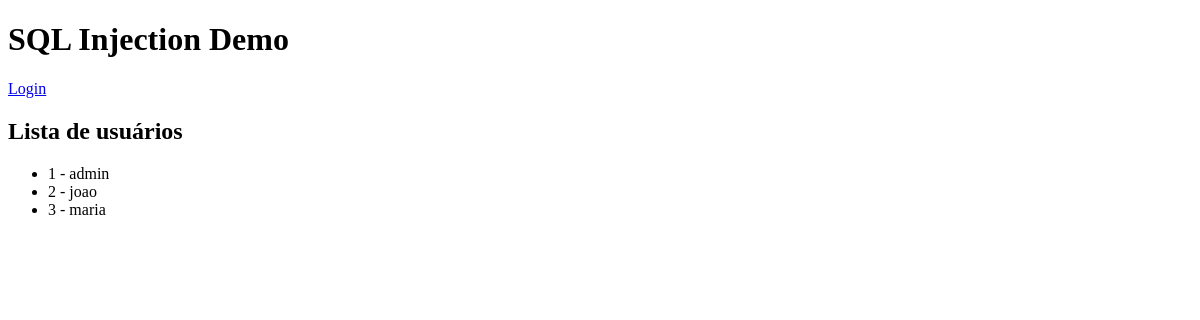
/users, run on an earlier commit of the app's database.
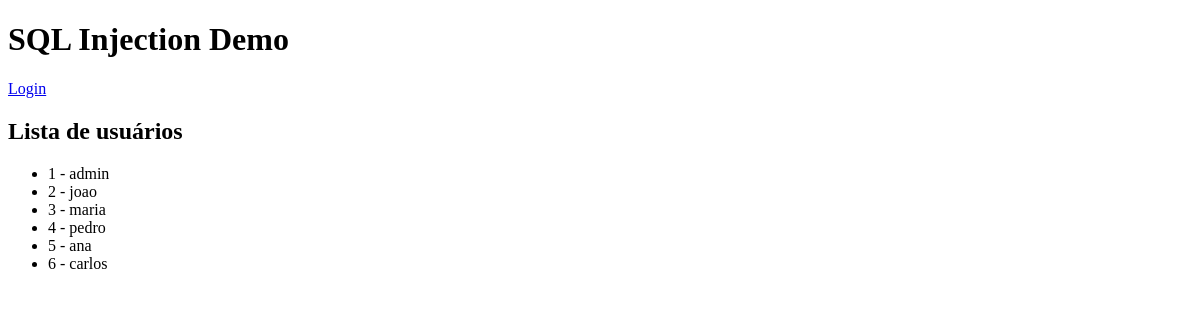
And on a later commit of the database.
### tables this page shows
CREATE TABLE users(
    id INTEGER PRIMARY KEY AUTOINCREMENT,
    username TEXT,
    password TEXT,
    email TEXT,
    cpf TEXT
);

### app.py (the view)
@app.route("/users")
def list_users():
    conn = get_db()
    cursor = conn.cursor()
    cursor.execute("SELECT id, username FROM users")
    users = cursor.fetchall()
    conn.close()
    return render_template("index.html", users=users)

### app.py (called while the page is built)
def get_db():
    return sqlite3.connect("database.db")

### templates/index.html (shortened to what this page needs)
<!DOCTYPE html>
<html>
<head>
</head>
<body>
<h1>SQL Injection Demo</h1>
<a href="/login">Login</a>
<h2>Lista de usuários</h2>
{% if users %}
<ul>
{% for user in users %}
<li>{{user[0]}} - {{user[1]}}</li>
{% endfor %}
</ul>
{% endif %}
</body>
</html>

What changed in the data, as far as the page shows it:
added users: id "4", username "pedro"
added users: id "5", username "ana"
added users: id "6", username "carlos"
